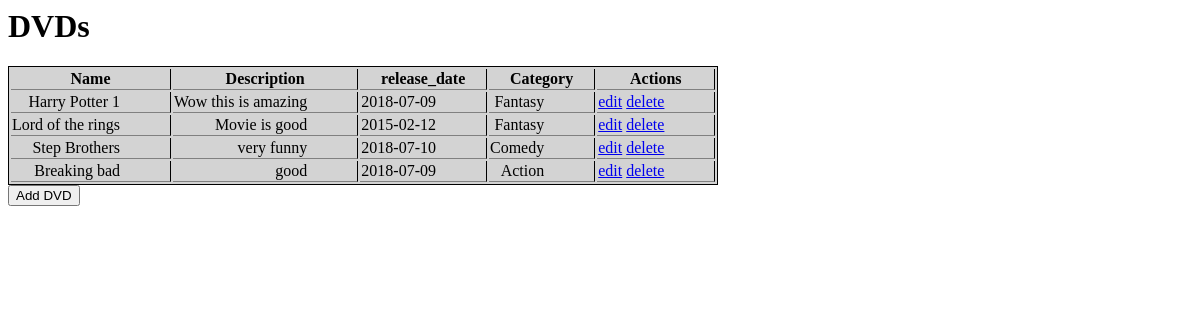
Screenshot of /dvd.php with the database file from the repository.
### tables this page shows
CREATE TABLE `dvd` (
  `id` int(11) NOT NULL,
  `name` varchar(200) DEFAULT '0',
  `description` varchar(200) DEFAULT '0',
  `release_date` date DEFAULT NULL,
  `category_id` int(50) DEFAULT '0'
);

CREATE TABLE `category` (
  `id` int(50) NOT NULL,
  `category_name` varchar(50) DEFAULT NULL
);

### connect.php (called while the page is built, shortened)
<?php
class mysql_database{
    public function __construct($host,$user, $pass,$db)
    {
       $this->conn = new mysqli($host, $user, $pass,$db);
    }
    public function fetch($query){
     return $this->conn->query($query);
    }
}
?>

### dvd.php (the view)
<?php
  require('connect.php');
?>
<html>
 <head>
    <link rel="stylesheet" href="style.css">
 </head>
   <body>
   <h1>DVDs</h1>
      <table>
        <tr><th>Name</th><th>Description</th><th>release_date</th><th>Category</th><th>Actions</th></tr>
           <?php
              $dvds = new mysql_database('localhost','root','','dvd_shop');
              $result = $dvds->fetch("SELECT dvd.id, dvd.name, dvd.description, dvd.release_date, category.category_name FROM dvd INNER JOIN category ON dvd.category_id=category.id");
              while ($row = $result->fetch_assoc()) {
             ?>
                </tr><td><?php echo $row["name"]?></td>
                <td><?php echo $row["description"]?></td>
                <td><?php echo $row["release_date"]?></td>
                <td><?php echo $row["category_name"]?></td>
                <td><a href="dvdEdit.php?id=<?php echo $row['id']?>">edit</a> <a href="deleteDVD.php?id=<?php echo $row['id']?>">delete</a></td></tr>
          <?php  } ?>
        </table>
        <form action="addDVD.php">
          <input  type="submit" value="Add DVD">
        </form>
   </body>
</html>

### style.css (style rules this page uses)
table { border: 1px solid black; background-color:lightgrey; }
td { padding-right:50px; border-bottom:1px solid grey; }
td { text-align:right; border-right: 1px solid black; }
th { border-bottom:1px solid grey; border-right: 1px solid black; }

### rows the page displays
dvd: name "Harry Potter 1", description "Wow this is amazing", release_date "2018-07-09", category.category_name "Fantasy"
dvd: name "Lord of the rings", description "Movie is good", release_date "2015-02-12", category.category_name "Fantasy"
dvd: name "Step Brothers", description "very funny", release_date "2018-07-10", category.category_name "Comedy"
dvd: name "Breaking bad", description "good", release_date "2018-07-09", category.category_name "Action"
